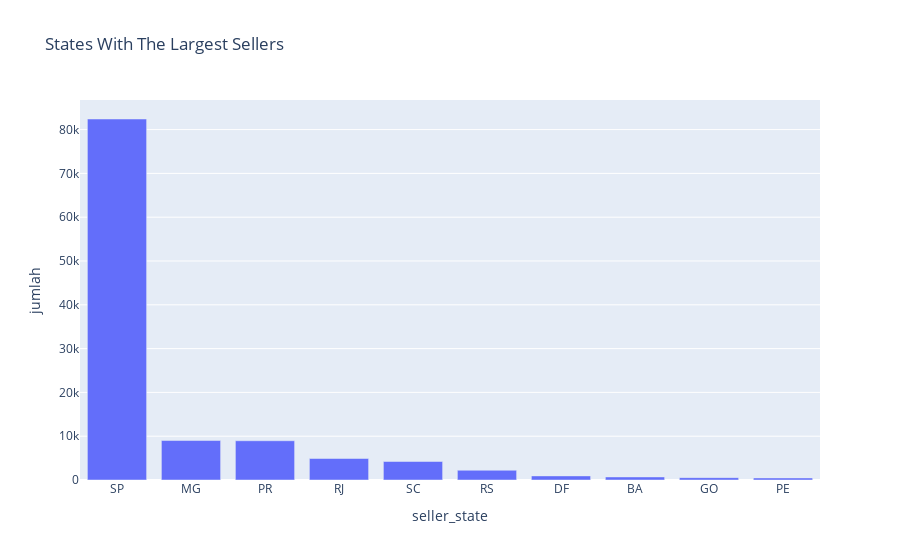

Write notebook code for a chart like this one.
### Code cell
fig_seller_by_states = px.bar(
            all_dataset.seller_state.value_counts().to_frame().reset_index().rename(columns={'count':'jumlah'}).head(10), 
            x='seller_state', 
            y='jumlah',
            title='States With The Largest Sellers' )
fig_seller_by_states.show()
# st.plotly_chart(fig_seller_by_states, theme="streamlit", use_container_width=True)

### Figure 1 — Plotly figure (JSON) as saved in the notebook; plotly's stock layout.template omitted (floating-point values rounded to 4 significant figures)
{"data": [{"alignmentgroup": "True", "hovertemplate": "seller_state=%{x}<br>jumlah=%{y}<extra></extra>", "legendgroup": "", "marker": {"color": "#636efa", "pattern": {"shape": ""}}, "name": "", "offsetgroup": "", "orientation": "v", "showlegend": false, "textposition": "auto", "type": "bar", "x": ["SP", "MG", "PR", "RJ", "SC", "RS", "DF", "BA", "GO", "PE"], "xaxis": "x", "y": [82417, 9014, 8964, 4906, 4221, 2224, 937, 698, 537, 461], "yaxis": "y"}], "layout": {"barmode": "relative", "legend": {"tracegroupgap": 0}, "title": {"text": "States With The Largest Sellers"}, "xaxis": {"anchor": "y", "domain": [0, 1], "title": {"text": "seller_state"}}, "yaxis": {"anchor": "x", "domain": [0, 1], "title": {"text": "jumlah"}}}}
